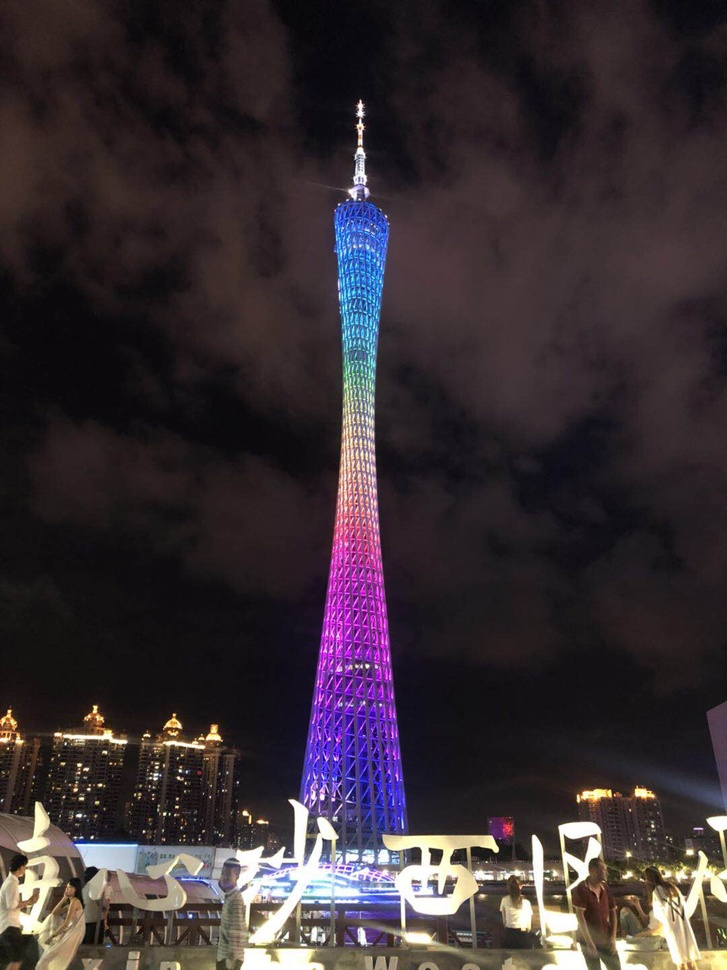
#> input picture Train-Class-netEase/OpenCV/image.jpg, 727 x 970 px, shrunk from 1080 x 1440 before the run
$ jupyter execute colorTrans.ipynb
#> lines starting #> are read from the running program, lines starting #| are printed output that depends on the picture
[cell 1]
import cv2
import numpy as np
import matplotlib.pyplot as plt

[cell 2]
def showImg(image):
    plt.imshow(image)
    plt.axis('off')
    plt.show()

[cell 3]
def imread(image):
#> called with image = 'image.jpg'
    image=cv2.imread(image)
#> image is the input picture: shape (970, 727, 3); mean B, G, R 51.5, 46.6, 55.9
    image=cv2.cvtColor(image,cv2.COLOR_BGR2RGB)
    return image

[cell 4]
image=imread('image.jpg')

[cell 5]
(R,G,B)=cv2.split(image)
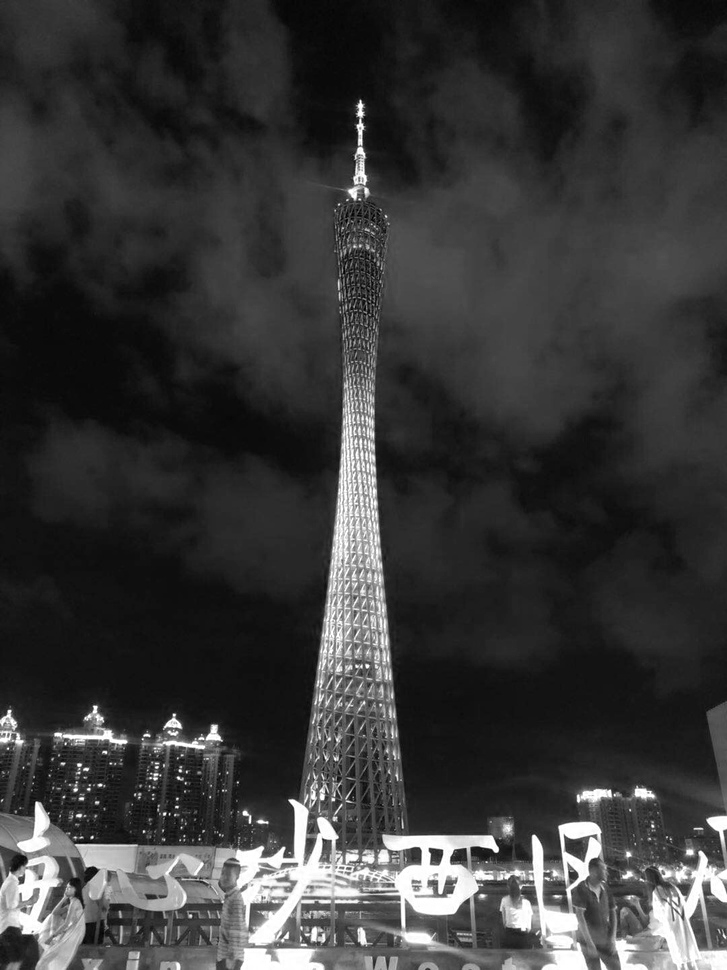
#> R: shape (970, 727); min 0, max 255, mean 55.9
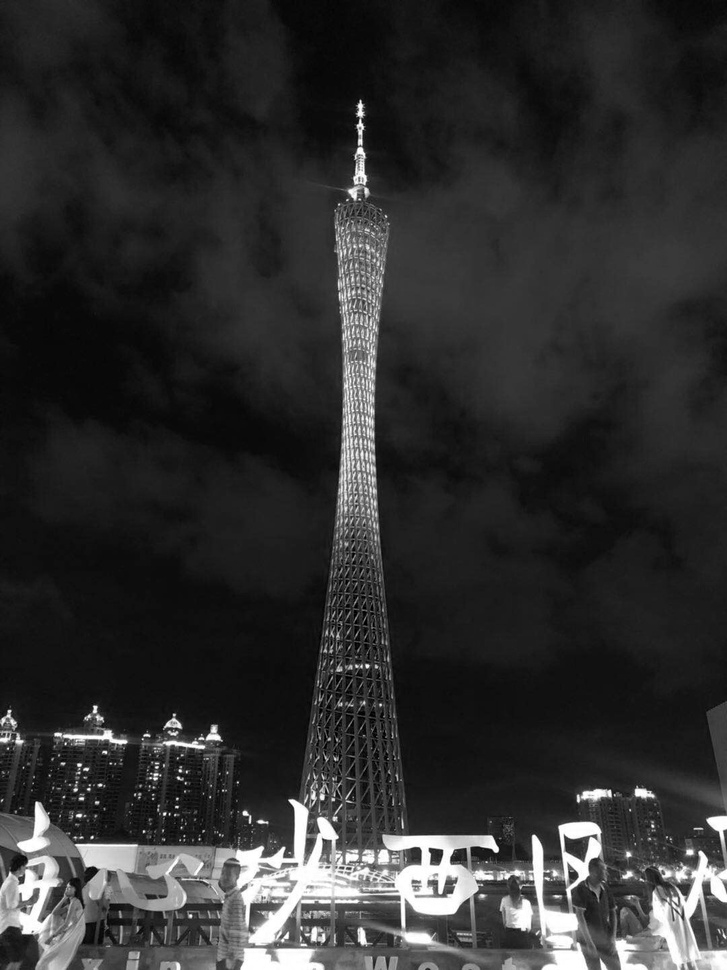
#> G: shape (970, 727); min 0, max 255, mean 46.6
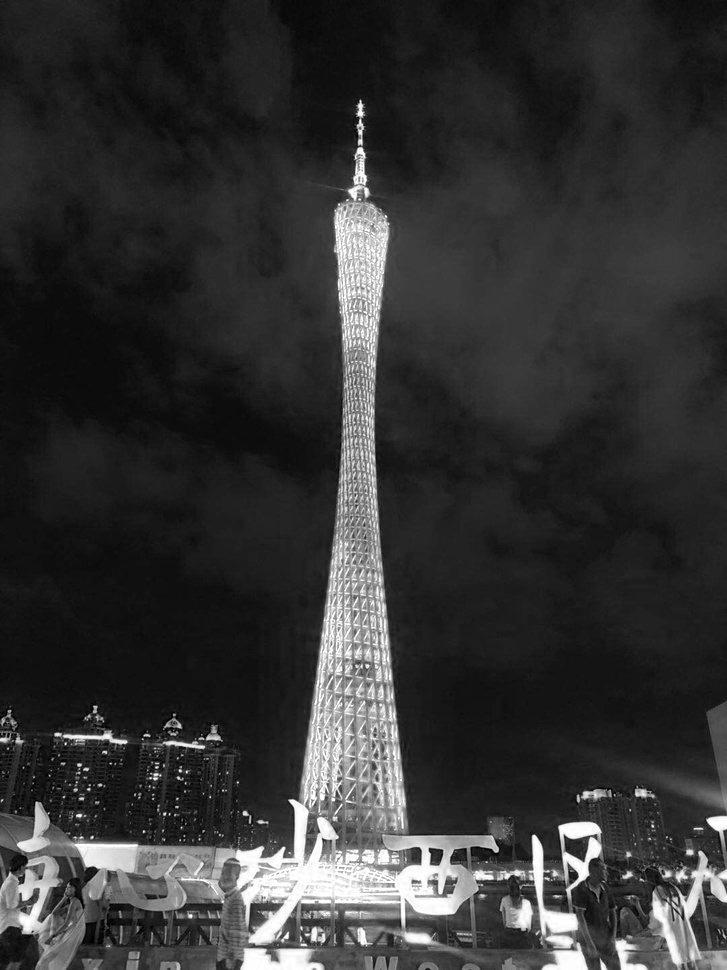
#> B: shape (970, 727); min 0, max 255, mean 51.5

[cell 6]
image.shape
#> Out = (970, 727, 3)

[cell 7]
zeros=np.zeros(image.shape[:2],dtype='uint8')

[cell 8]
zeros.shape
#> Out = (970, 727)

[cell 9]
R

[cell 10]
R.shape
#> Out = (970, 727)

[cell 11]
showImg(cv2.merge([R,zeros,zeros]))
#> in showImg, `plt.show()`:
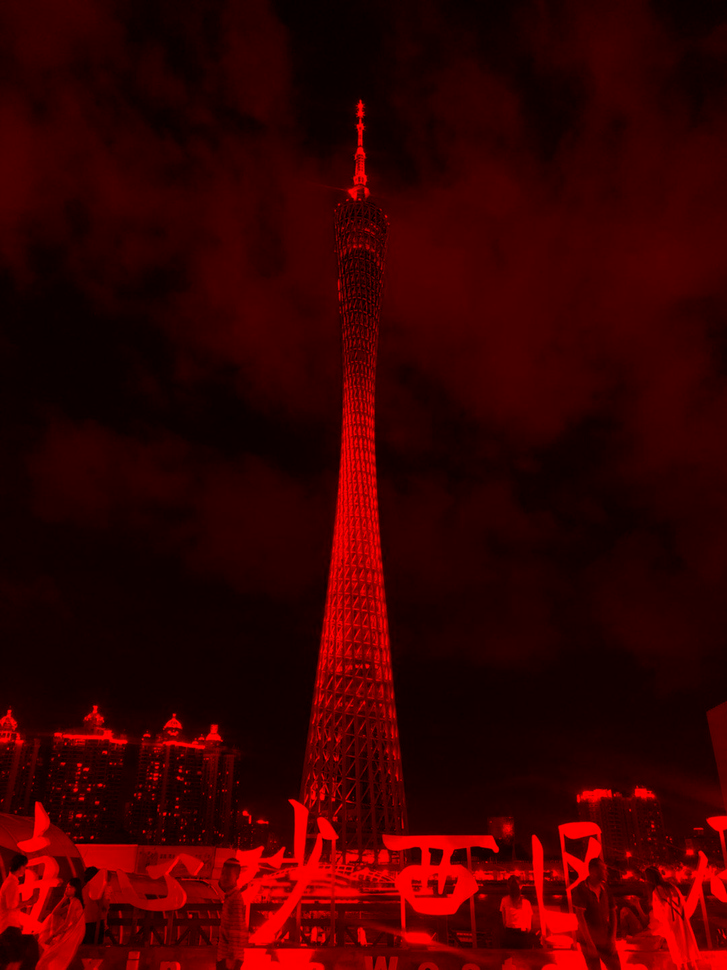
#> shown: shape (970, 727, 3); mean R, G, B 55.9, 0, 0

[cell 12]
showImg(cv2.merge([zeros+200,zeros+200,zeros+200]))

[cell 13]
showImg(cv2.merge([zeros,G,zeros]))
#> in showImg (call 3), `plt.show()`:
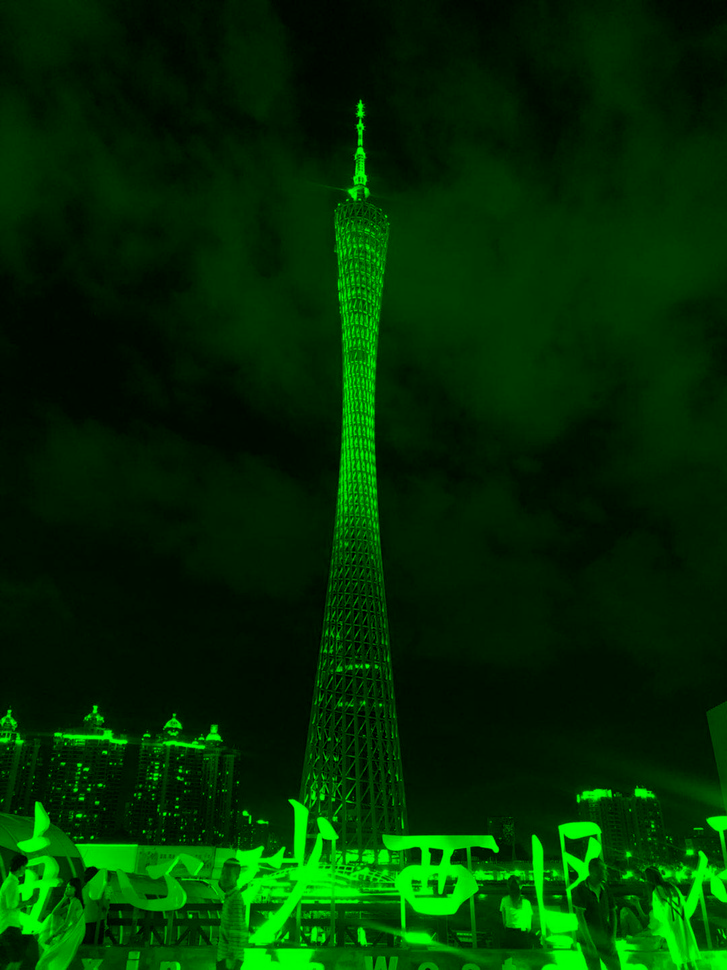
#> shown: shape (970, 727, 3); mean R, G, B 0, 46.6, 0

[cell 14]
showImg(cv2.merge([zeros,zeros,B]))
#> in showImg (call 4), `plt.show()`:
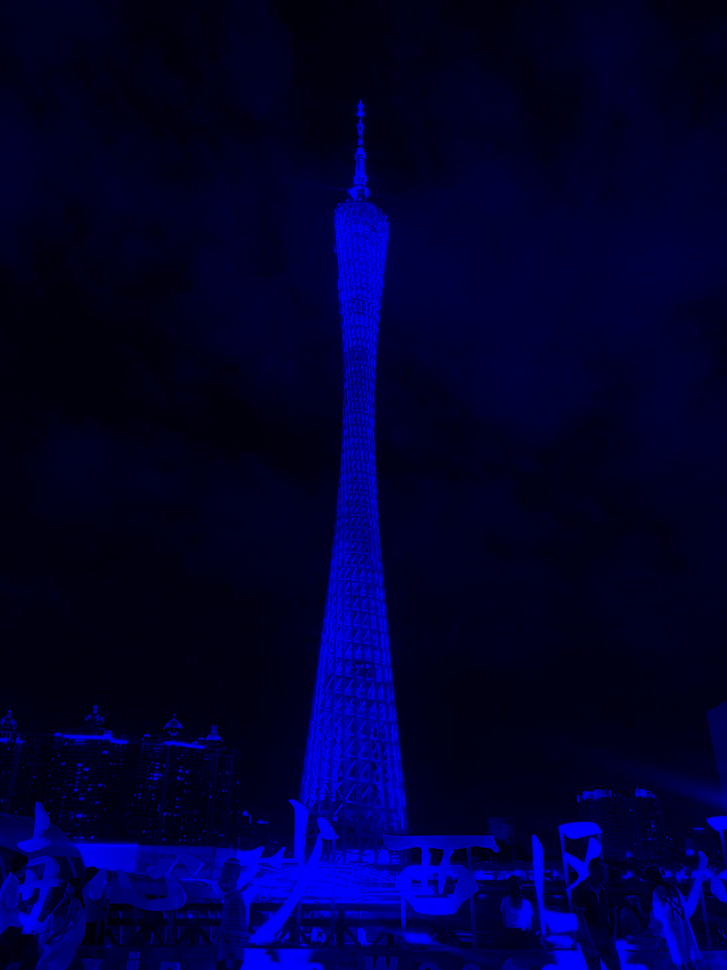
#> shown: shape (970, 727, 3); mean R, G, B 0, 0, 51.5

[cell 15]
zeros

[cell 16]
image.shape[:2]
#> Out = (970, 727)

[cell 17]
image.shape
#> Out = (970, 727, 3)

$ run again, with Train-Class-netEase/OpenCV/Solvay.jpg copied over Train-Class-netEase/OpenCV/image.jpg
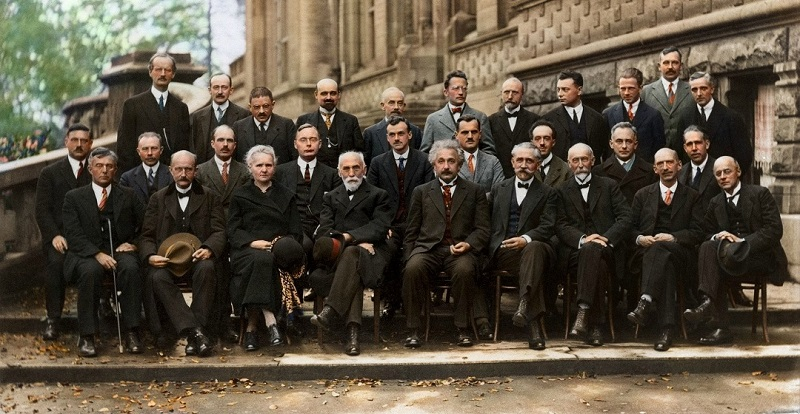
#> input picture Train-Class-netEase/OpenCV/Solvay.jpg, 800 x 414 px
#> in imread, image is the input picture: shape (414, 800, 3); mean B, G, R 64.9, 80.6, 90.9
#> `(R,G,B)=cv2.split(image)`:
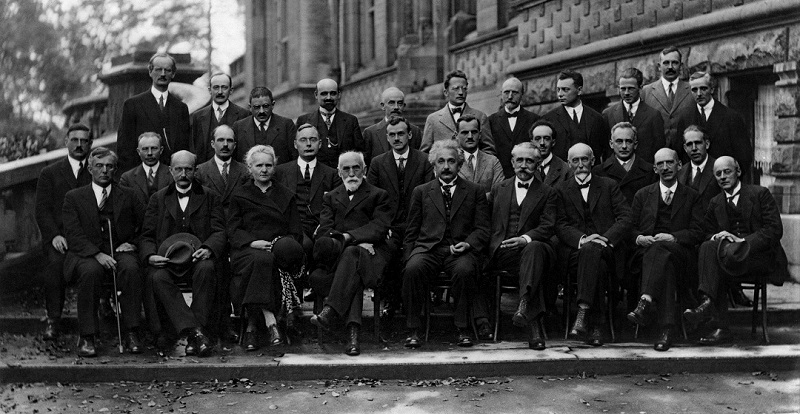
#> B: shape (414, 800); min 0, max 252, mean 64.9
#> in showImg (call 4), `plt.show()`:
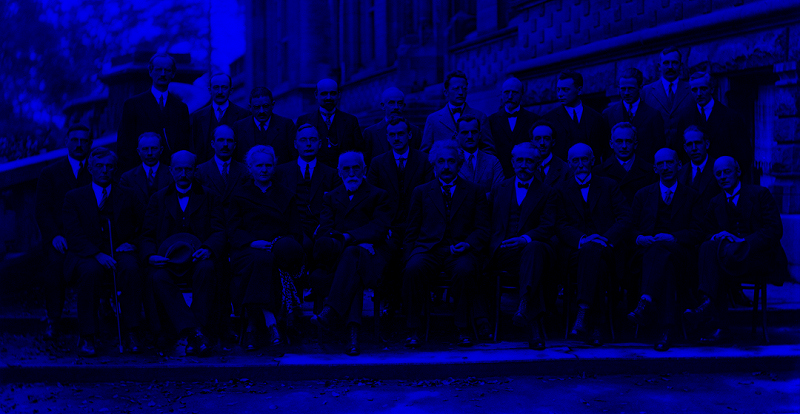
#> shown: shape (414, 800, 3); mean R, G, B 0, 0, 64.9
